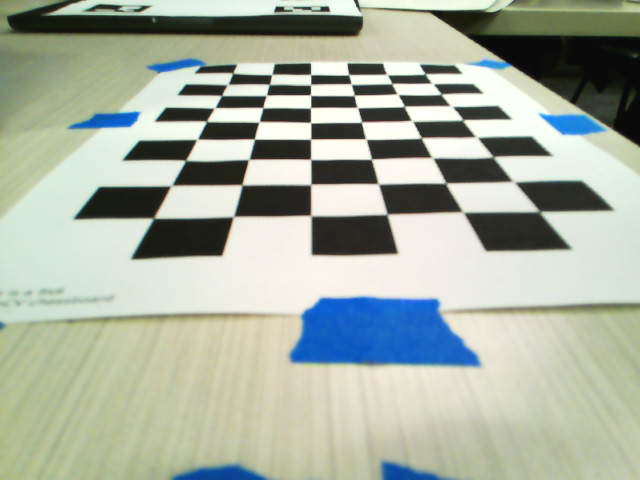
#> input picture calib_images/calib_0.png, 640 x 480 px; its folder holds 4 pictures in this run
$ python calibrate_camera.py
#> lines starting #> are read from the running program, lines starting #| are printed output that depends on the picture; after the words box and inside, x2 and y2 are one past the last pixel; in counts of white or black regions, pixels touching at a corner belong together
#!/usr/bin/env python3
"""
Camera calibration script for depth estimation with ArUco markers.
1. Capture several images of a printed 7x6 chessboard at different angles.
2. Place all images (in .png format) in a folder called 'calib_images/'.
3. Run this script to compute the camera matrix and distortion coefficients.

Output: camera_calibration.npz
"""

import cv2
import numpy as np
import glob

# --- Prepare object points like (0,0,0), (1,0,0), (2,0,0), ...,(6,5,0)
chessboard_size = (9, 6)
square_size = 1.0  # arbitrary units (scaling cancels out later)

objp = np.zeros((chessboard_size[0] * chessboard_size[1], 3), np.float32)
objp[:, :2] = np.mgrid[0:chessboard_size[0], 0:chessboard_size[1]].T.reshape(-1, 2)

objpoints = []  # 3d points in real-world space
imgpoints = []  # 2d points in image plane

# --- Load calibration images (now .png instead of .jpg)
images = glob.glob('calib_images/*.png')
print(f"[INFO] Found {len(images)} PNG calibration images")

for fname in images:
    img = cv2.imread(fname)
#> img is the input picture: shape (480, 640, 3); mean B, G, R 160.8, 175, 167
    if img is None:
        print(f"[WARN] Could not read {fname}, skipping.")
        continue
    gray = cv2.cvtColor(img, cv2.COLOR_BGR2GRAY)
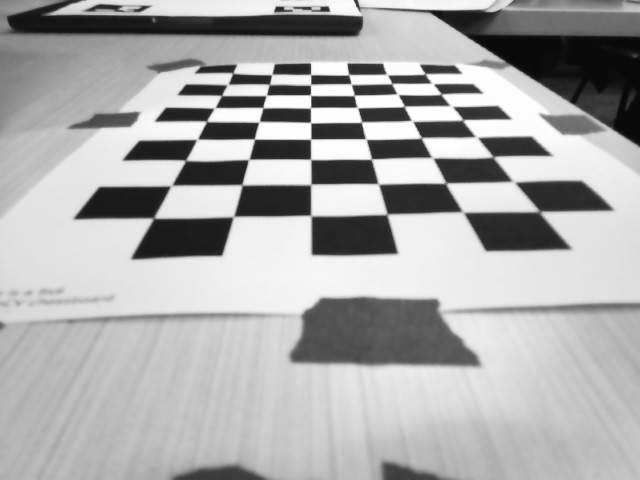
#> gray: shape (480, 640); min 3, max 255, mean 170.9

    ret, corners = cv2.findChessboardCorners(gray, chessboard_size, None)
#> ret = True; corners = 54 rows, first 8: [425.5, 73.74], [433.3, 84.27], [442, 94.58], [451.5, 106.2], [463.6, 120.7], [477.3, 137.1], [495.1, 157.2], [514.3, 182.4]
    if ret:
        objpoints.append(objp)
        corners2 = cv2.cornerSubPix(
            gray, corners, (11, 11), (-1, -1),
            (cv2.TERM_CRITERIA_EPS + cv2.TERM_CRITERIA_MAX_ITER, 30, 0.001)
        )
#> corners2 = 54 rows, first 8: [428.5, 78.24], [437.4, 89.73], [437.4, 89.73], [444.4, 98.6], [462.6, 119.7], [476.5, 137.1], [493.1, 156.8], [513.6, 181.7]
        imgpoints.append(corners2)
        cv2.drawChessboardCorners(img, chessboard_size, corners2, ret)
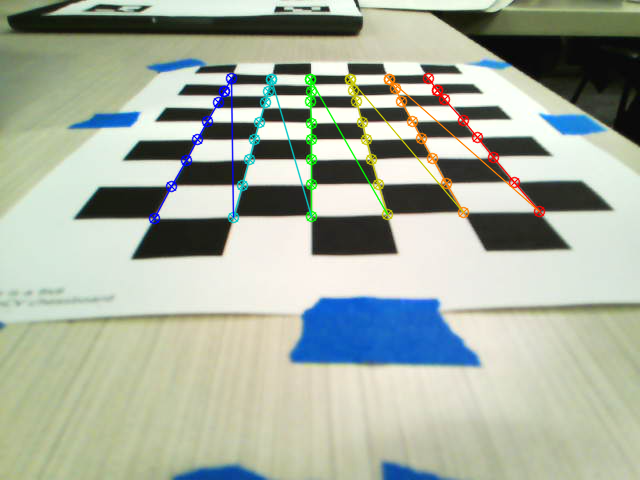
#> img: shape (480, 640, 3); 2.78% of pixels changed, all inside (x1, y1, x2, y2) = (148, 72, 546, 225)
        cv2.imshow('Calibration', img)
        cv2.waitKey(200)
#> pass 2 of the loop `for fname in images:`:
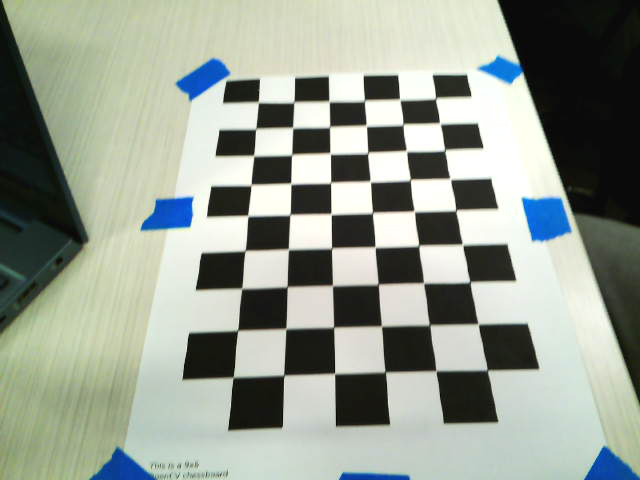
#> input picture calib_images/calib_1.png, 640 x 480 px
#> img is the input picture: shape (480, 640, 3); mean B, G, R 144.7, 156, 148.7
#> `gray = cv2.cvtColor(img, cv2.COLOR_BGR2GRAY)`:
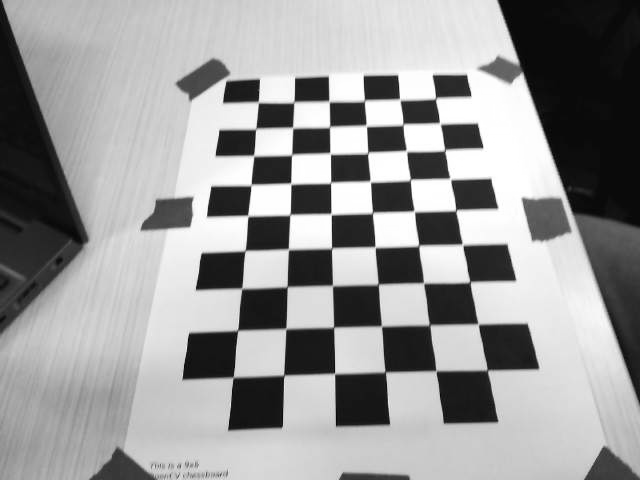
#> gray: shape (480, 640); min 2, max 255, mean 152.5
#> corners = 54 rows, first 8: [435.8, 98.41], [439.9, 123.2], [445, 149.9], [450, 179.1], [456.1, 210.1], [462.2, 244.9], [470.4, 283.3], [478.9, 322.8]
#> corners2 = 54 rows, first 8: [435.4, 98.35], [439.9, 123.3], [444.6, 150.2], [450.1, 178.9], [455.6, 210.3], [462.5, 244.6], [469.9, 281.9], [478.1, 324]
#> `cv2.drawChessboardCorners(img, chessboard_size, corners2, ret)`:
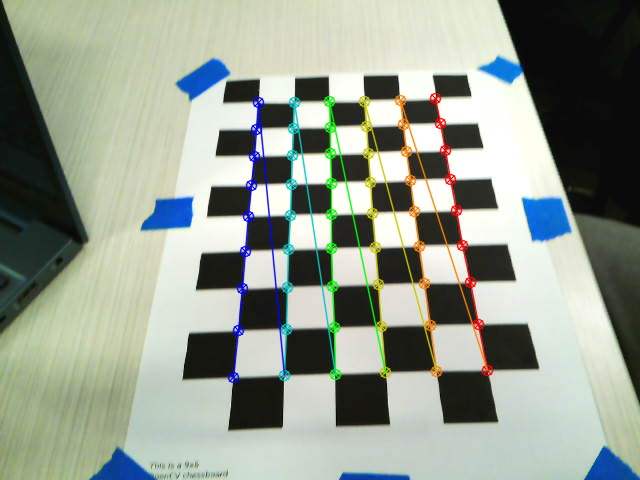
#> img: shape (480, 640, 3); 4.3% of pixels changed, all inside (x1, y1, x2, y2) = (227, 92, 494, 384)
#> pass 3 of the loop `for fname in images:`:
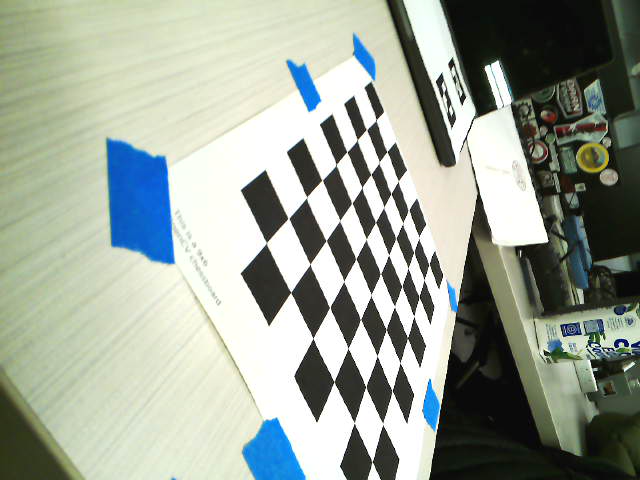
#> input picture calib_images/calib_10.png, 640 x 480 px
#> img is the input picture: shape (480, 640, 3); mean B, G, R 150.4, 161.8, 153.8
#> `gray = cv2.cvtColor(img, cv2.COLOR_BGR2GRAY)`:
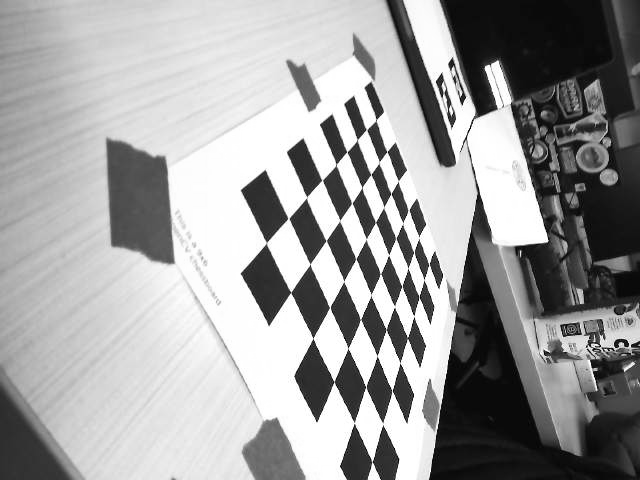
#> gray: shape (480, 640); min 0, max 255, mean 158
#> corners = 54 rows, first 8: [429, 264.1], [424.2, 280.4], [418.7, 296.4], [414.3, 315.6], [407.6, 337.2], [399.7, 363.4], [391.6, 390.5], [382.8, 424.7]
#> corners2 = 54 rows, first 8: [426.8, 272.2], [426.8, 272.2], [421.6, 289.2], [416.4, 306.4], [409.6, 333.2], [400.2, 362.5], [392.3, 390.8], [382.7, 423.9]
#> `cv2.drawChessboardCorners(img, chessboard_size, corners2, ret)`:
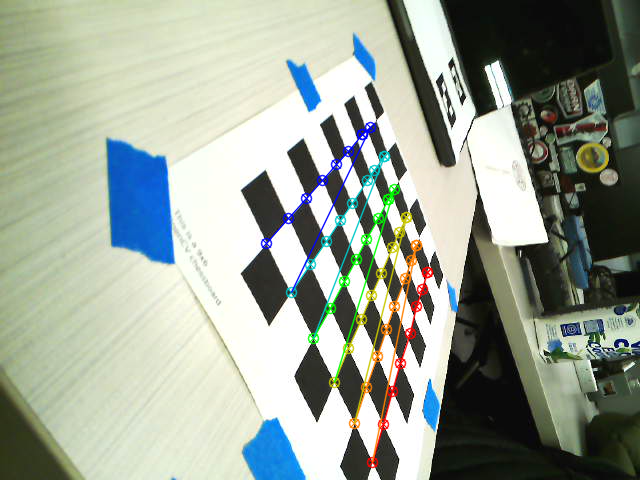
#> img: shape (480, 640, 3); 3.05% of pixels changed, all inside (x1, y1, x2, y2) = (260, 121, 434, 469)
#> the loop made 4 passes; the first 3 are shown

cv2.destroyAllWindows()
print(len(objpoints))
# --- Calibrate camera
if len(objpoints) < 5:
#> (the run stopped early here; a loop or call above may not have finished)
